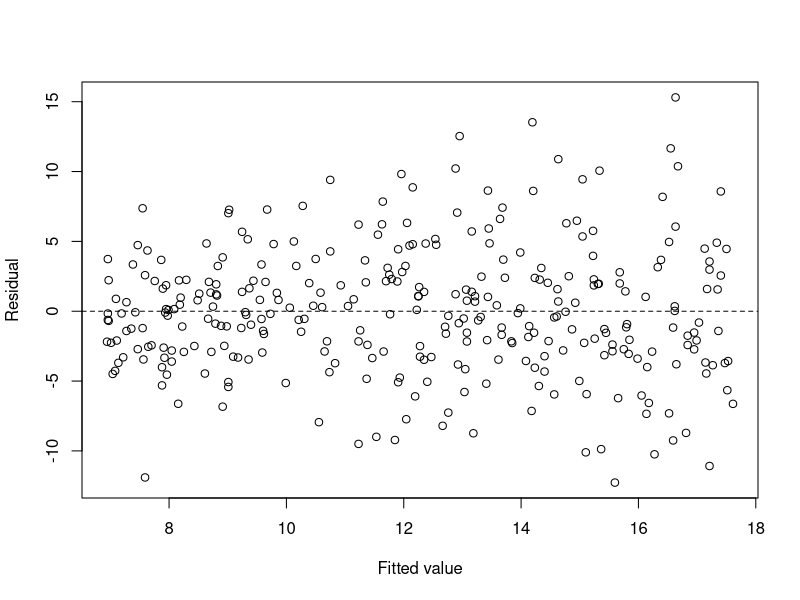
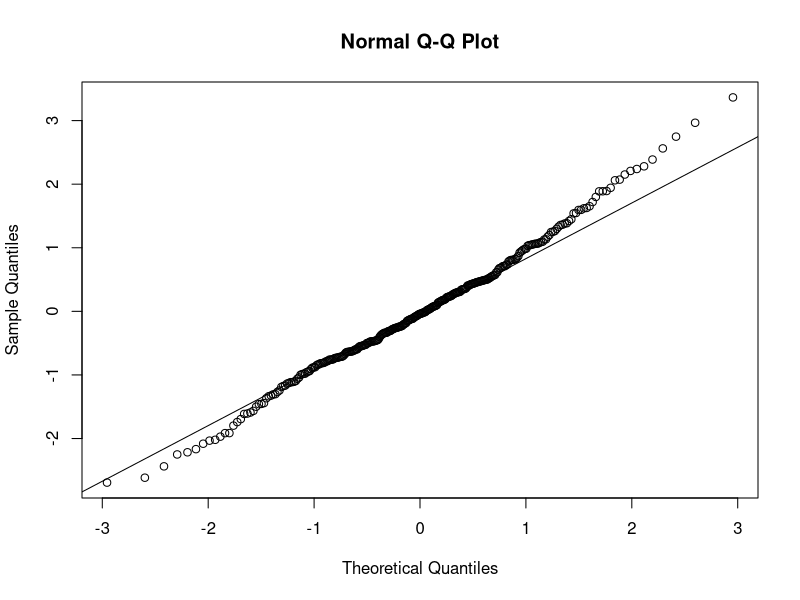

Write the R code that produced these figures, in order.
## ---- chunk 1
#| label: imock-setup
#| include: false
# Chunk options only.
knitr::opts_chunk$set(echo = TRUE, message = FALSE, warning = FALSE,
                      fig.width = 7, fig.height = 4.5)
## ---- chunk 2
#| label: imock-load
ventures <- read.csv("data/qm-intermediate-mock-exam.csv")
ventures$digital <- factor(ventures$digital, levels = c("No", "Yes"))
## ---- chunk 3
#| label: imock-q1-fit
# Part 1
ventures <- read.csv("data/qm-intermediate-mock-exam.csv")
ventures$digital <- factor(ventures$digital, levels = c("No", "Yes"))
nrow(ventures)
mean(ventures$growth_pct)
max(ventures$growth_pct)

# Part 2
simple_model <- lm(growth_pct ~ marketing_10k, data = ventures)
coef(simple_model)

# Part 3
fit_50k <- predict(simple_model, newdata = data.frame(marketing_10k = 5))
fit_50k
11 - fit_50k
## ---- chunk 4
#| label: imock-q2-resid-plot
#| fig-height: 4
# Part 1
plot(fitted(simple_model), residuals(simple_model),
     xlab = "Fitted value", ylab = "Residual")
abline(h = 0, lty = 2)
## ---- chunk 5
#| label: imock-q2-qq-plot
#| fig-height: 4
# Part 3
qqnorm(rstandard(simple_model))
qqline(rstandard(simple_model))
## ---- chunk 6
#| label: imock-q2-spread-check
#| include: false
# Checks the fan of part 1: spread of the residuals by third of fitted growth.
thirds <- cut(
  fitted(simple_model),
  breaks = quantile(fitted(simple_model), c(0, 1/3, 2/3, 1)),
  include.lowest = TRUE, labels = c("lowest", "middle", "highest")
)
tapply(residuals(simple_model), thirds, sd)
## ---- chunk 7
#| label: imock-colleague
#| include: false
# Checks the printed output of the colleague in Question 3.
set.seed(2026)
rows_200 <- sort(sample(nrow(ventures), 200))
ventures_200 <- ventures[rows_200, ]
model_200 <- lm(
  growth_pct ~ marketing_10k + experience_years + digital,
  data = ventures_200
)
summary(model_200)
SSE_200 <- sum(residuals(model_200)^2)
SST_200 <- sum((ventures_200$growth_pct - mean(ventures_200$growth_pct))^2)
c(SSE = SSE_200, SST = SST_200, R2 = 1 - SSE_200 / SST_200)
qt(0.975, df.residual(model_200))
confint(model_200)["marketing_10k", ]
## ---- chunk 8
#| label: imock-q4-anova
# Part 3
col_1 <- lm(growth_pct ~ marketing_10k + digital, data = ventures)
col_3 <- lm(
  growth_pct ~ marketing_10k + digital + experience_years + team_size,
  data = ventures
)
anova(col_1, col_3)
## ---- chunk 9
#| label: imock-q4-table
#| include: false
# Checks the regression table and the answers to parts 1 to 3 of Question 4.
col_2 <- lm(growth_pct ~ marketing_10k + digital + experience_years,
            data = ventures)
summary(col_1)
summary(col_2)
summary(col_3)
qt(0.975, df.residual(col_3))
b3 <- coef(col_3)
unname(3 * b3["marketing_10k"] + 4 * b3["experience_years"] + b3["digitalYes"])
confint(col_3)
cor(ventures$marketing_10k, ventures$experience_years)
((deviance(col_1) - deviance(col_3)) / 2) /
  (deviance(col_3) / df.residual(col_3))
## ---- chunk 10
#| label: imock-q5-interaction
# Part 1
interaction_model <- lm(
  growth_pct ~ spend_c * digital + experience_years,
  data = ventures
)
coef(interaction_model)
## ---- chunk 11
#| label: imock-q5-quadratic
# Part 2
curve_model <- lm(
  growth_pct ~ marketing_10k + I(marketing_10k^2) + digital +
    experience_years,
  data = ventures
)
coef(curve_model)
## ---- chunk 12
#| label: imock-q5-check
#| include: false
# Checks the answers to parts 1 to 3 of Question 5.
summary(interaction_model)$coefficients
b5 <- coef(interaction_model)
c(slope_physical = unname(b5["spend_c"]),
  slope_digital = unname(b5["spend_c"] + b5["spend_c:digitalYes"]))
bq <- coef(curve_model)
c(from_2_to_3 = unname(bq["marketing_10k"] +
                         bq["I(marketing_10k^2)"] * (2 * 2 + 1)),
  from_6_to_7 = unname(bq["marketing_10k"] +
                         bq["I(marketing_10k^2)"] * (2 * 6 + 1)))
unname(-bq["marketing_10k"] / (2 * bq["I(marketing_10k^2)"]))
max(ventures$marketing_10k)
## ---- chunk 13
#| label: imock-q6-decision
#| include: false
# Checks the numbers of Question 6.
2 * unname(coef(col_3)["marketing_10k"])
ci_marketing <- confint(col_3)["marketing_10k", ]
ci_marketing
extra_sales <- round(ci_marketing, 2) * 10000
extra_margin <- 0.5 * extra_sales
rbind(extra_sales, extra_margin)
## ---- chunk 14
#| label: imock-data
set.seed(734)
n_mock <- 320
marketing_10k <- round(runif(n_mock, 0.25, 8), 2)
experience_years <- sample(0:18, n_mock, replace = TRUE)
team_size <- sample(
  1:10, n_mock, replace = TRUE,
  prob = c(8, 16, 20, 20, 14, 9, 6, 4, 2, 1)
)
digital <- factor(
  ifelse(runif(n_mock) < 0.45, "Yes", "No"),
  levels = c("No", "Yes")
)
spend_c <- marketing_10k - 4
growth_mean <-
  8 + 1.10 * spend_c + 3 * (digital == "Yes") -
  0.10 * spend_c^2 + 0.30 * experience_years +
  0.70 * spend_c * (digital == "Yes") + 0.20 * team_size
growth_pct <- round(
  growth_mean + rnorm(n_mock, 0, 2.5 + 0.40 * marketing_10k),
  2
)
ventures <- data.frame(
  growth_pct, marketing_10k, experience_years, team_size, digital, spend_c
)
